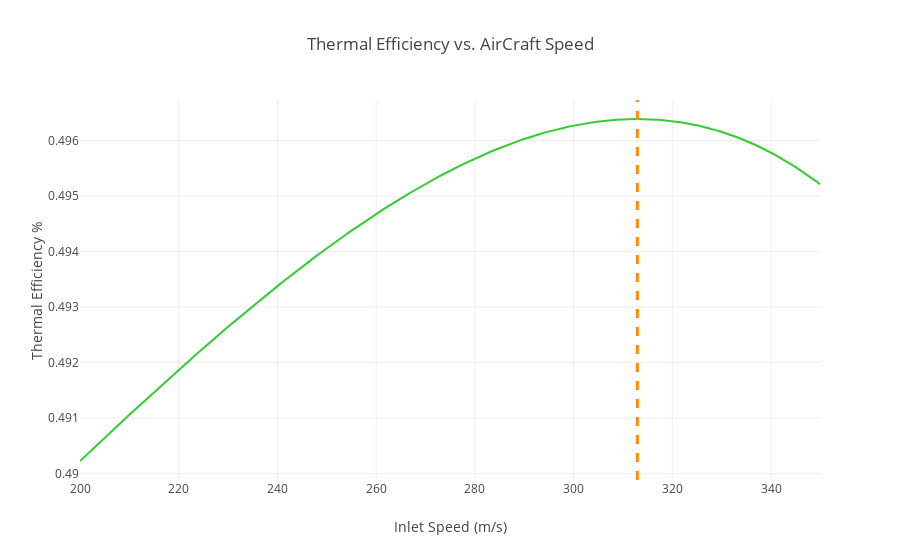

Notebook code cell kept with this figure:
### Code cell
def get_efficiency_vary_V1(V1):
    turbo = turbojet_engine()
    turbo.V1 = V1
    turbo.cycle_analysis()
    turbo.perform_analysis()
    return turbo.eta_th

#Calculate Efficiency varying Max Temp
V1_arr = np.arange(start = 200, stop = 350, step = 0.1)
eta_th_arr = np.array([])
for i in range(len(V1_arr)):
    eta_th_arr = np.append(eta_th_arr, get_efficiency_vary_V1(V1_arr[i]))
    
#Graph it
fig = go.Figure()
fig.add_trace(go.Scatter(
    x=V1_arr,
    y=eta_th_arr,
    marker_color='limegreen',
    name='Efficiency (%)'
))

fig.add_vline(x=V1_arr[np.argmax(eta_th_arr)], line_width=3, line_dash="dash", line_color="DarkOrange")

fig.update_layout(
    title_text = 'Thermal Efficiency vs. AirCraft Speed',
    template=mode,
    xaxis_title = 'Inlet Speed (m/s)',
    yaxis_title = 'Thermal Efficiency %'
)

fig.show()

### Figure 1 — Plotly figure (JSON) as saved in the notebook; plotly's stock layout.template omitted (floating-point values rounded to 4 significant figures; data arrays with more than 128 entries replaced by an {"elided": "..."} marker saying what was removed)
{"data": [{"marker": {"color": "limegreen"}, "name": "Efficiency (%)", "type": "scatter", "x": {"elided": "1500 float values"}, "y": {"elided": "1500 float values"}}], "layout": {"shapes": [{"line": {"color": "DarkOrange", "dash": "dash", "width": 3}, "type": "line", "x0": 312.9, "x1": 312.9, "xref": "x", "y0": 0, "y1": 1, "yref": "y domain"}], "title": {"text": "Thermal Efficiency vs. AirCraft Speed"}, "xaxis": {"title": {"text": "Inlet Speed (m/s)"}}, "yaxis": {"title": {"text": "Thermal Efficiency %"}}}}
